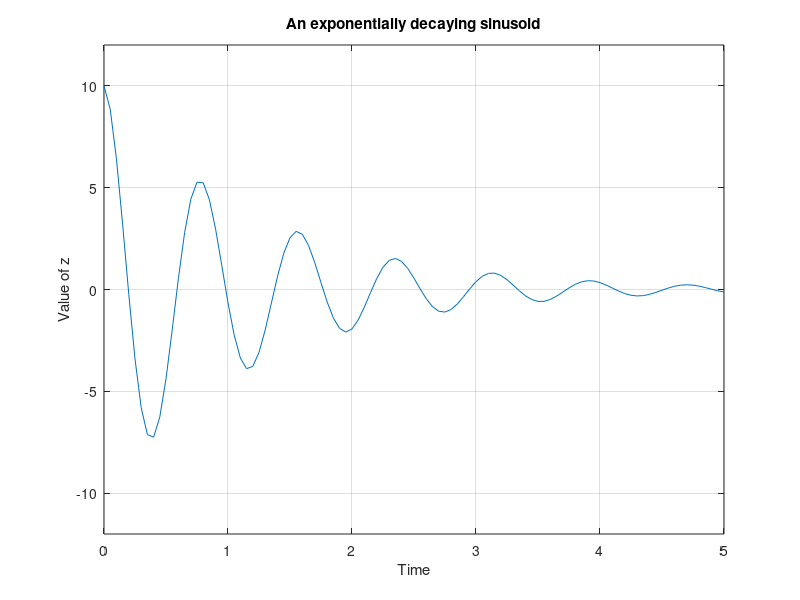

MATLAB code to generate this figure:
clear;
clc;
t = 0:0.05:5;
x = exp(-0.8*t);
y = cos(8*t);
z = 10.*x.*y;

plot(t,z);
title('An exponentially decaying sinusoid');
xlabel('Time');
ylabel('Value of z');
axis([0 inf -12 12]);
grid;
savefig('Exercise_06_Figure_01.fig');